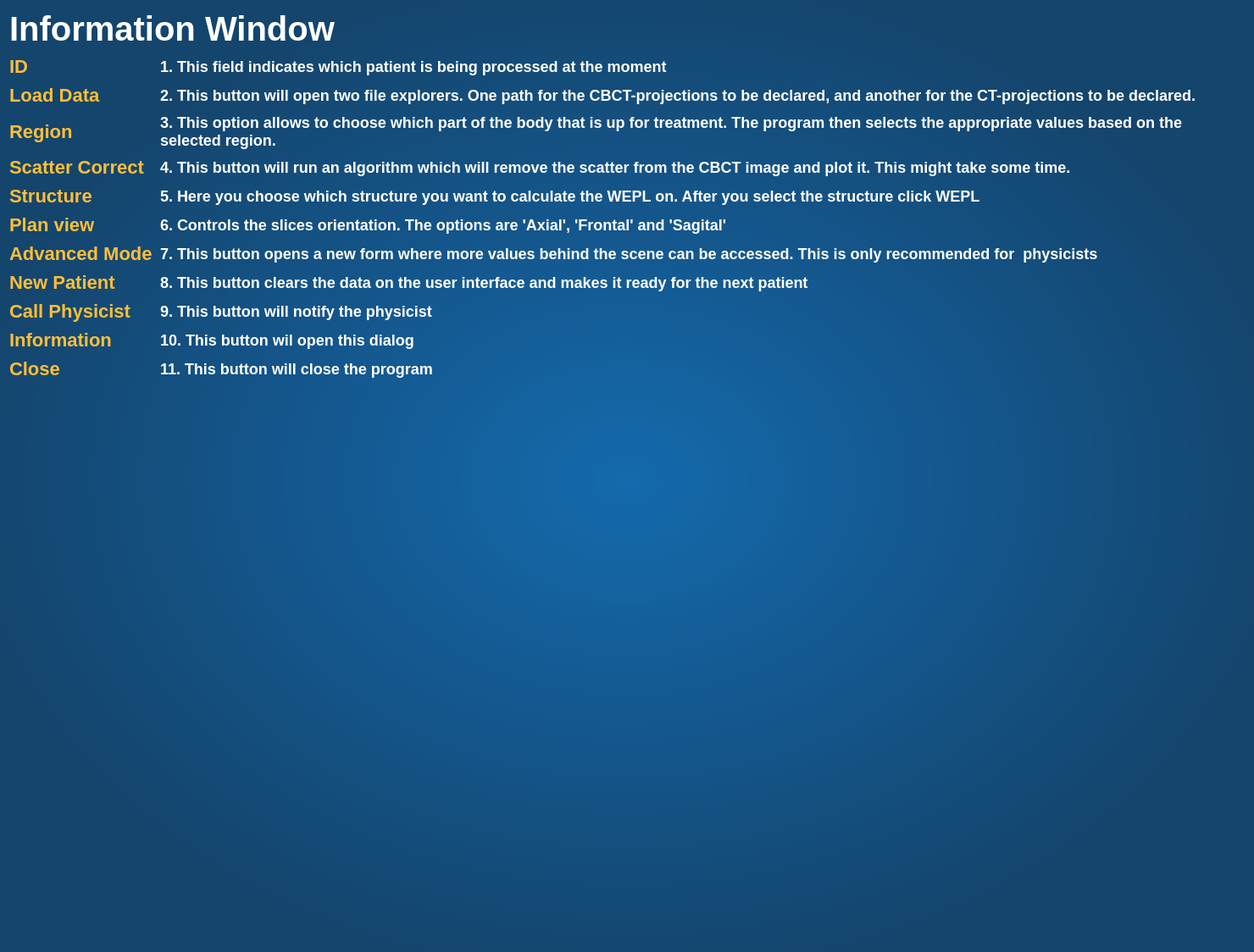
<?xml version="1.0" encoding="UTF-8"?>
<ui version="4.0">
 <class>InformationWindow</class>
 <widget class="QDialog" name="InformationWindow">
  <property name="geometry">
   <rect>
    <x>0</x>
    <y>0</y>
    <width>1480</width>
    <height>1124</height>
   </rect>
  </property>
  <property name="windowTitle">
   <string>Dialog</string>
  </property>
  <property name="styleSheet">
   <string notr="true">QDialog{
	background-color: qradialgradient(spread:reflect, cx:0.5, cy:0.5, radius:0.7, fx:0.499, fy:0.505682, stop:0 rgba(20, 106, 173, 253), stop:0.756757 rgba(20, 69, 109, 255));
}</string>
  </property>
  <layout class="QGridLayout" name="gridLayout">
   <item row="0" column="0">
    <layout class="QFormLayout" name="formLayout">
     <property name="horizontalSpacing">
      <number>9</number>
     </property>
     <property name="verticalSpacing">
      <number>9</number>
     </property>
     <item row="1" column="0" colspan="2">
      <widget class="QLabel" name="labelTitle">
       <property name="sizePolicy">
        <sizepolicy hsizetype="Preferred" vsizetype="Preferred">
         <horstretch>0</horstretch>
         <verstretch>0</verstretch>
        </sizepolicy>
       </property>
       <property name="contextMenuPolicy">
        <enum>Qt::DefaultContextMenu</enum>
       </property>
       <property name="layoutDirection">
        <enum>Qt::RightToLeft</enum>
       </property>
       <property name="styleSheet">
        <string notr="true">QLabel{
	font-size: 40px;
	font-weight: bold;
	color:#ffffff;
	background-color: rgba(0,0,0,0%);
}</string>
       </property>
       <property name="frameShape">
        <enum>QFrame::NoFrame</enum>
       </property>
       <property name="text">
        <string>Information Window</string>
       </property>
       <property name="textFormat">
        <enum>Qt::PlainText</enum>
       </property>
      </widget>
     </item>
     <item row="2" column="0">
      <widget class="QLabel" name="labelRegion">
       <property name="styleSheet">
        <string notr="true">QLabel{
	font-size: 22px;
	color: rgba(255,190,56,100%); 
	font-weight: bold;
}
</string>
       </property>
       <property name="text">
        <string>ID</string>
       </property>
      </widget>
     </item>
     <item row="3" column="0">
      <widget class="QLabel" name="labelLoadCT">
       <property name="styleSheet">
        <string notr="true">QLabel{
	font-size: 22px;
	color: rgba(255,190,56,100%);  
	font-weight: bold;
}
</string>
       </property>
       <property name="text">
        <string>Load Data</string>
       </property>
      </widget>
     </item>
     <item row="3" column="1">
      <widget class="QLabel" name="label_2">
       <property name="maximumSize">
        <size>
         <width>16777215</width>
         <height>16777215</height>
        </size>
       </property>
       <property name="styleSheet">
        <string notr="true">QLabel{
	font-size: 18px;
	font-weight: bold;
	color: #ffffff;
}</string>
       </property>
       <property name="text">
        <string>2. This button will open two file explorers. One path for the CBCT-projections to be declared, and another for the CT-projections to be declared.</string>
       </property>
       <property name="wordWrap">
        <bool>true</bool>
       </property>
      </widget>
     </item>
     <item row="4" column="0">
      <widget class="QLabel" name="label_3">
       <property name="styleSheet">
        <string notr="true">QLabel{
	font-size: 22px;
	color: rgba(255,190,56,100%); 
	font-weight: bold;
}
</string>
       </property>
       <property name="text">
        <string>Region</string>
       </property>
      </widget>
     </item>
     <item row="4" column="1">
      <widget class="QLabel" name="label_4">
       <property name="maximumSize">
        <size>
         <width>16777215</width>
         <height>16777215</height>
        </size>
       </property>
       <property name="styleSheet">
        <string notr="true">QLabel{
	font-size: 18px;
	font-weight: bold;
	color: #ffffff;
}</string>
       </property>
       <property name="text">
        <string>3. This option allows to choose which part of the body that is up for treatment. The program then selects the appropriate values based on the selected region. </string>
       </property>
       <property name="wordWrap">
        <bool>true</bool>
       </property>
      </widget>
     </item>
     <item row="5" column="0">
      <widget class="QLabel" name="label_5">
       <property name="maximumSize">
        <size>
         <width>16777215</width>
         <height>500</height>
        </size>
       </property>
       <property name="styleSheet">
        <string notr="true">QLabel{
	font-size: 22px;
	color: rgba(255,190,56,100%); 
	font-weight: bold;
}
</string>
       </property>
       <property name="text">
        <string>Scatter Correct</string>
       </property>
      </widget>
     </item>
     <item row="5" column="1">
      <widget class="QLabel" name="label_6">
       <property name="maximumSize">
        <size>
         <width>16777215</width>
         <height>16777215</height>
        </size>
       </property>
       <property name="styleSheet">
        <string notr="true">QLabel{
	font-size: 18px;
	font-weight: bold;
	color: #ffffff;
}</string>
       </property>
       <property name="text">
        <string>4. This button will run an algorithm which will remove the scatter from the CBCT image and plot it. This might take some time. </string>
       </property>
       <property name="wordWrap">
        <bool>true</bool>
       </property>
      </widget>
     </item>
     <item row="6" column="0">
      <widget class="QLabel" name="label_7">
       <property name="styleSheet">
        <string notr="true">QLabel{
	font-size: 22px;
	color: rgba(255,190,56,100%); 
	font-weight: bold;
}
</string>
       </property>
       <property name="text">
        <string>Structure</string>
       </property>
      </widget>
     </item>
     <item row="6" column="1">
      <widget class="QLabel" name="label_8">
       <property name="styleSheet">
        <string notr="true">QLabel{
	font-size: 18px;
	font-weight: bold;
	color: #ffffff;
}</string>
       </property>
       <property name="text">
        <string>5. Here you choose which structure you want to calculate the WEPL on. After you select the structure click WEPL</string>
       </property>
      </widget>
     </item>
     <item row="7" column="0">
      <widget class="QLabel" name="label">
       <property name="styleSheet">
        <string notr="true">QLabel{
	font-size: 22px;
	color: rgba(255,190,56,100%); 
	font-weight: bold;
}
</string>
       </property>
       <property name="text">
        <string>Plan view</string>
       </property>
      </widget>
     </item>
     <item row="7" column="1">
      <widget class="QLabel" name="label_10">
       <property name="styleSheet">
        <string notr="true">QLabel{
	font-size: 18px;
	font-weight: bold;
	color: #ffffff;
}</string>
       </property>
       <property name="text">
        <string>6. Controls the slices orientation. The options are 'Axial', 'Frontal' and 'Sagital'</string>
       </property>
      </widget>
     </item>
     <item row="8" column="0">
      <widget class="QLabel" name="label_9">
       <property name="styleSheet">
        <string notr="true">QLabel{
	font-size: 22px;
	color: rgba(255,190,56,100%); 
	font-weight: bold;
}
</string>
       </property>
       <property name="text">
        <string>Advanced Mode</string>
       </property>
      </widget>
     </item>
     <item row="8" column="1">
      <widget class="QLabel" name="labelShowOrgansInfo">
       <property name="maximumSize">
        <size>
         <width>16777215</width>
         <height>16777215</height>
        </size>
       </property>
       <property name="styleSheet">
        <string notr="true">QLabel{
	font-size: 18px;
	font-weight: bold;
	color: #ffffff;
}</string>
       </property>
       <property name="text">
        <string>7. This button opens a new form where more values behind the scene can be accessed. This is only recommended for  physicists </string>
       </property>
       <property name="wordWrap">
        <bool>true</bool>
       </property>
      </widget>
     </item>
     <item row="9" column="0">
      <widget class="QLabel" name="label_11">
       <property name="styleSheet">
        <string notr="true">QLabel{
	font-size: 22px;
	color: rgba(255,190,56,100%); 
	font-weight: bold;
}
</string>
       </property>
       <property name="text">
        <string>New Patient</string>
       </property>
      </widget>
     </item>
     <item row="9" column="1">
      <widget class="QLabel" name="label_12">
       <property name="styleSheet">
        <string notr="true">QLabel{
	font-size: 18px;
	font-weight: bold;
	color: #ffffff;
}</string>
       </property>
       <property name="text">
        <string>8. This button clears the data on the user interface and makes it ready for the next patient</string>
       </property>
      </widget>
     </item>
     <item row="10" column="0">
      <widget class="QLabel" name="label_14">
       <property name="styleSheet">
        <string notr="true">QLabel{
	font-size: 22px;
	color: rgba(255,190,56,100%); 
	font-weight: bold;
}
</string>
       </property>
       <property name="text">
        <string>Call Physicist</string>
       </property>
      </widget>
     </item>
     <item row="10" column="1">
      <widget class="QLabel" name="label_15">
       <property name="styleSheet">
        <string notr="true">QLabel{
	font-size: 18px;
	font-weight: bold;
	color: #ffffff;
}</string>
       </property>
       <property name="text">
        <string>9. This button will notify the physicist </string>
       </property>
      </widget>
     </item>
     <item row="11" column="0">
      <widget class="QLabel" name="label_16">
       <property name="styleSheet">
        <string notr="true">QLabel{
	font-size: 22px;
	color: rgba(255,190,56,100%); 
	font-weight: bold;
}
</string>
       </property>
       <property name="text">
        <string>Information</string>
       </property>
      </widget>
     </item>
     <item row="11" column="1">
      <widget class="QLabel" name="label_17">
       <property name="styleSheet">
        <string notr="true">QLabel{
	font-size: 18px;
	font-weight: bold;
	color: #ffffff;
}</string>
       </property>
       <property name="text">
        <string>10. This button wil open this dialog</string>
       </property>
      </widget>
     </item>
     <item row="12" column="0">
      <widget class="QLabel" name="label_18">
       <property name="styleSheet">
        <string notr="true">QLabel{
	font-size: 22px;
	color: rgba(255,190,56,100%); 
	font-weight: bold;
}
</string>
       </property>
       <property name="text">
        <string>Close</string>
       </property>
      </widget>
     </item>
     <item row="12" column="1">
      <widget class="QLabel" name="label_19">
       <property name="styleSheet">
        <string notr="true">QLabel{
	font-size: 18px;
	font-weight: bold;
	color: #ffffff;
}</string>
       </property>
       <property name="text">
        <string>11. This button will close the program</string>
       </property>
      </widget>
     </item>
     <item row="13" column="1">
      <widget class="QLabel" name="labelImage">
       <property name="minimumSize">
        <size>
         <width>930</width>
         <height>530</height>
        </size>
       </property>
       <property name="maximumSize">
        <size>
         <width>930</width>
         <height>530</height>
        </size>
       </property>
       <property name="autoFillBackground">
        <bool>false</bool>
       </property>
       <property name="text">
        <string/>
       </property>
      </widget>
     </item>
     <item row="2" column="1">
      <widget class="QLabel" name="label_13">
       <property name="styleSheet">
        <string notr="true">QLabel{
	font-size: 18px;
	font-weight: bold;
	color: #ffffff;
}</string>
       </property>
       <property name="text">
        <string>1. This field indicates which patient is being processed at the moment</string>
       </property>
      </widget>
     </item>
    </layout>
   </item>
  </layout>
 </widget>
 <resources/>
 <connections/>
</ui>
